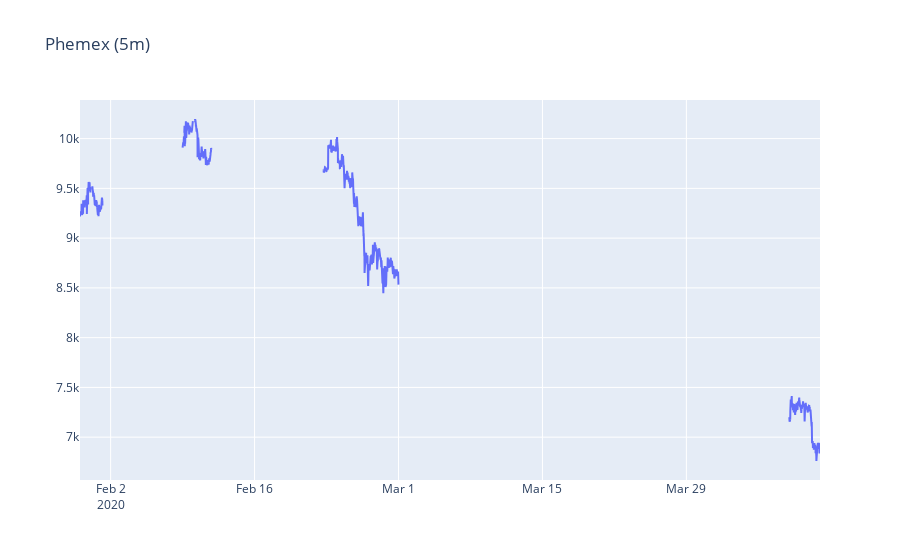

Source (notebook cell):
### Code cell
fig = go.Figure()

# Add traces
fig.add_trace(
    go.Scatter(x=hist_5m.index, y=hist_5m['close'], name="Phemex")
)

# Add figure title
fig.update_layout(
    title_text="Phemex (5m)"
)

fig.show()

### Figure 1 — Plotly figure (JSON) as saved in the notebook; plotly's stock layout.template omitted (floating-point values rounded to 4 significant figures; data arrays with more than 128 entries replaced by an {"elided": "..."} marker saying what was removed)
{"data": [{"name": "Phemex", "type": "scatter", "x": {"elided": "20730 str values"}, "y": {"elided": "20730 float values"}}], "layout": {"title": {"text": "Phemex (5m)"}}}
